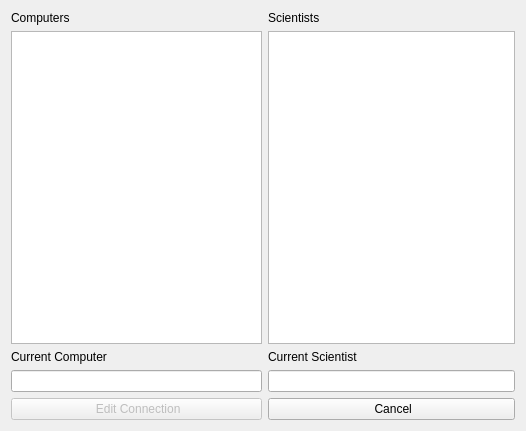
<?xml version="1.0" encoding="UTF-8"?>
<ui version="4.0">
 <class>EditConnectionsDialog</class>
 <widget class="QDialog" name="EditConnectionsDialog">
  <property name="geometry">
   <rect>
    <x>0</x>
    <y>0</y>
    <width>526</width>
    <height>431</height>
   </rect>
  </property>
  <property name="windowTitle">
   <string>Dialog</string>
  </property>
  <property name="windowIcon">
   <iconset resource="myresourcefile.qrc">
    <normaloff>:/icons/icons/edit2.png</normaloff>:/icons/icons/edit2.png</iconset>
  </property>
  <layout class="QGridLayout" name="gridLayout">
   <item row="0" column="0">
    <widget class="QLabel" name="label">
     <property name="text">
      <string>Computers</string>
     </property>
    </widget>
   </item>
   <item row="0" column="1">
    <widget class="QLabel" name="label_2">
     <property name="text">
      <string>Scientists</string>
     </property>
    </widget>
   </item>
   <item row="1" column="0">
    <widget class="QListWidget" name="list_computers"/>
   </item>
   <item row="1" column="1" colspan="2">
    <widget class="QListWidget" name="list_scientists"/>
   </item>
   <item row="2" column="0">
    <widget class="QLabel" name="label_3">
     <property name="text">
      <string>Current Computer</string>
     </property>
    </widget>
   </item>
   <item row="3" column="0">
    <widget class="QLineEdit" name="input_current_computer">
     <property name="enabled">
      <bool>true</bool>
     </property>
     <property name="readOnly">
      <bool>true</bool>
     </property>
    </widget>
   </item>
   <item row="3" column="1" colspan="2">
    <widget class="QLineEdit" name="input_current_scientist">
     <property name="enabled">
      <bool>true</bool>
     </property>
     <property name="readOnly">
      <bool>true</bool>
     </property>
    </widget>
   </item>
   <item row="4" column="0">
    <widget class="QPushButton" name="button_edit_connection">
     <property name="enabled">
      <bool>false</bool>
     </property>
     <property name="text">
      <string> Edit Connection</string>
     </property>
     <property name="icon">
      <iconset resource="myresourcefile.qrc">
       <normaloff>:/icons/icons/edit2.png</normaloff>:/icons/icons/edit2.png</iconset>
     </property>
    </widget>
   </item>
   <item row="4" column="1" colspan="2">
    <widget class="QPushButton" name="button_edit_connection_cancel">
     <property name="text">
      <string> Cancel</string>
     </property>
     <property name="icon">
      <iconset resource="myresourcefile.qrc">
       <normaloff>:/icons/icons/cancel.png</normaloff>:/icons/icons/cancel.png</iconset>
     </property>
    </widget>
   </item>
   <item row="2" column="1">
    <widget class="QLabel" name="label_4">
     <property name="text">
      <string>Current Scientist</string>
     </property>
    </widget>
   </item>
  </layout>
 </widget>
 <resources>
  <include location="myresourcefile.qrc"/>
 </resources>
 <connections/>
</ui>
